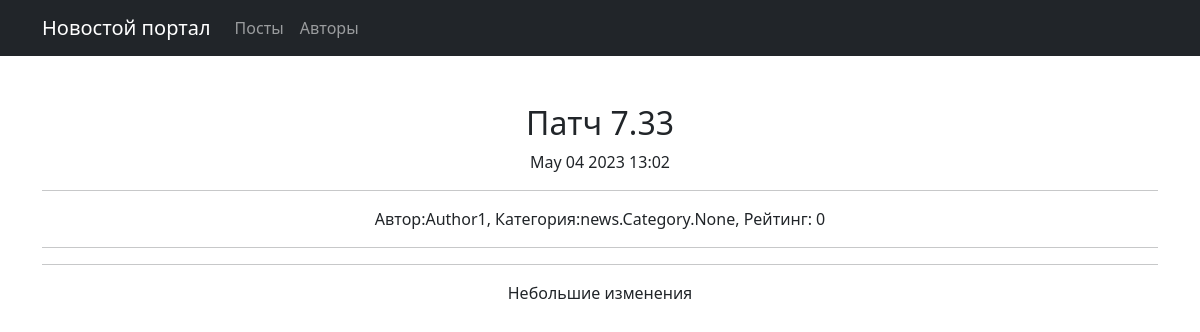
Page /post/1 on the earlier database version.
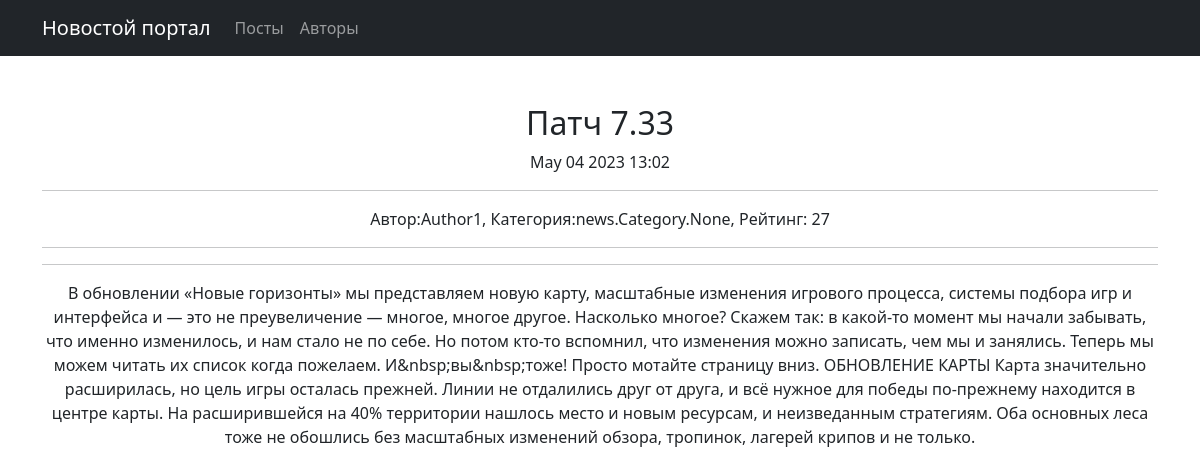
Same page on the later database version.
### news/models.py (models this page shows, shortened)
class Post(models.Model):
    POSTS = [
        ("art", "Статья"),
        ("nws", "Новость")
    ]
    author = models.ForeignKey(Author, on_delete=models.CASCADE)
    title = models.CharField(max_length=255)
    post = models.CharField(max_length=3, choices=POSTS, default="nws")
    time_post = models.DateTimeField(default=timezone.now)
    category = models.ManyToManyField(Category, through='PostCategory')
    text = models.TextField()
    rate = models.IntegerField(default=0)

class Author(models.Model):
    user = models.OneToOneField(User, on_delete=models.CASCADE)
    rate = models.IntegerField(default=0)

### news/views.py (the view)
# urls.py: path('post/<int:pk>', NewsN.as_view(), name='post_detail'),
class NewsN(DetailView):
    model = Post
    template_name = 'newsn.html'
    context_object_name = 'newsn'

### news/templatetags/custom_filters.py (called while the page is built)
@register.filter()
def cenz(text):
    for i in text.split():
        if i.lower() in swear_word:
            text = text.replace(i, f'***{i[0]}***')
    return text

### templates/newsn.html
{% extends 'flatpages/default.html' %}
{% load custom_filters %}!
{% block title%}
<h2>{{newsn.title|cenz}}</h2>
{{newsn.time_post|date:'M d Y G:i'}}
<hr>
Автор:{{newsn.author.user}}, Категория:{{object.category}}, Рейтинг: {{newsn.rate}}
<hr>
{% endblock title %}
{% block content %}
<hr>
{{newsn.text|cenz}}
{% endblock content %}

Differences in the rows shown:
changed Post "Патч 7.33": rate "0" → "27"; text|cenz "Небольшие изменения" → "В обновлении «Новые горизонты» мы представляем новую карту, масштабные изменения игрового процесса, системы подбора игр и интерфейса и — это не преувеличение — многое, многое другое. Насколько многое? Скажем так: в какой-то момент мы начали забывать, что именно изменилось, и нам стало не по себе. Но потом кто-то вспомнил, что изменения можно записать, чем мы и занялись. Теперь мы можем читать их список когда пожелаем. И&nbsp;вы&nbsp;тоже! Просто мотайте страницу вниз. ОБНОВЛЕНИЕ КАРТЫ Карта значительно расширилась, но цель игры осталась прежней. Линии не отдалились друг от друга, и всё нужное для победы по-прежнему находится в центре карты. На расширившейся на 40% территории нашлось место и…"
